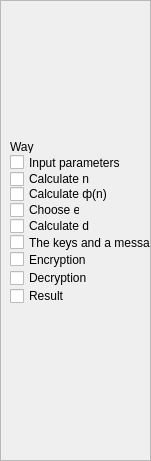
       <widget class="QFrame" name="fr_ersal">
        <property name="geometry">
         <rect>
          <x>0</x>
          <y>30</y>
          <width>151</width>
          <height>461</height>
         </rect>
        </property>
        <property name="frameShape">
         <enum>QFrame::StyledPanel</enum>
        </property>
        <property name="frameShadow">
         <enum>QFrame::Raised</enum>
        </property>
        <widget class="QLabel" name="lbl_ersal_way">
         <property name="geometry">
          <rect>
           <x>10</x>
           <y>140</y>
           <width>47</width>
           <height>13</height>
          </rect>
         </property>
         <property name="text">
          <string>Way</string>
         </property>
        </widget>
        <widget class="QCheckBox" name="chbx_ersal1">
         <property name="geometry">
          <rect>
           <x>10</x>
           <y>154</y>
           <width>111</width>
           <height>17</height>
          </rect>
         </property>
         <property name="text">
          <string>Input parameters</string>
         </property>
        </widget>
        <widget class="QCheckBox" name="chbx_ersal2">
         <property name="geometry">
          <rect>
           <x>10</x>
           <y>169</y>
           <width>111</width>
           <height>20</height>
          </rect>
         </property>
         <property name="text">
          <string>Calculate n</string>
         </property>
        </widget>
        <widget class="QCheckBox" name="chbx_ersal4">
         <property name="geometry">
          <rect>
           <x>10</x>
           <y>200</y>
           <width>70</width>
           <height>20</height>
          </rect>
         </property>
         <property name="text">
          <string>Choose e</string>
         </property>
        </widget>
        <widget class="QCheckBox" name="chbx_ersal3">
         <property name="geometry">
          <rect>
           <x>10</x>
           <y>186</y>
           <width>111</width>
           <height>16</height>
          </rect>
         </property>
         <property name="text">
          <string>Calculate ф(n)</string>
         </property>
        </widget>
        <widget class="QCheckBox" name="chbx_ersal6">
         <property name="geometry">
          <rect>
           <x>10</x>
           <y>232</y>
           <width>141</width>
           <height>21</height>
          </rect>
         </property>
         <property name="text">
          <string>The keys and a message</string>
         </property>
        </widget>
        <widget class="QCheckBox" name="chbx_ersal5">
         <property name="geometry">
          <rect>
           <x>10</x>
           <y>216</y>
           <width>111</width>
           <height>20</height>
          </rect>
         </property>
         <property name="text">
          <string>Calculate d</string>
         </property>
        </widget>
        <widget class="QCheckBox" name="chbx_ersal7">
         <property name="geometry">
          <rect>
           <x>10</x>
           <y>249</y>
           <width>111</width>
           <height>21</height>
          </rect>
         </property>
         <property name="text">
          <string>Encryption</string>
         </property>
        </widget>
        <widget class="QCheckBox" name="chbx_ersal9">
         <property name="geometry">
          <rect>
           <x>10</x>
           <y>286</y>
           <width>111</width>
           <height>20</height>
          </rect>
         </property>
         <property name="text">
          <string>Result</string>
         </property>
        </widget>
        <widget class="QCheckBox" name="chbx_ersal8">
         <property name="geometry">
          <rect>
           <x>10</x>
           <y>270</y>
           <width>111</width>
           <height>16</height>
          </rect>
         </property>
         <property name="text">
          <string>Decryption</string>
         </property>
        </widget>
       </widget>
